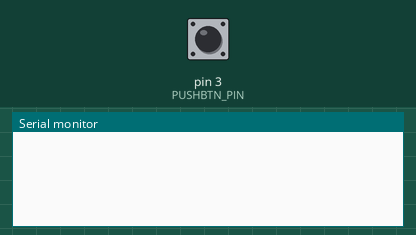
Recording of a sketch running on a simulated Arduino Uno, built with avr-gcc and run on an emulated ATmega328P. On the bench: the last lines printed to the serial monitor. Inputs (shaded band) come from the test bench; at power-on: pin 3 (PUSHBTN_PIN) LOW.

Above: at 1.2 s.
1.3 s: pin 3 (PUSHBTN_PIN) pulled HIGH for 0.15 s
At 1.43 s:
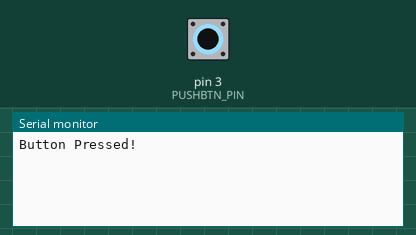
At 2.0 s:
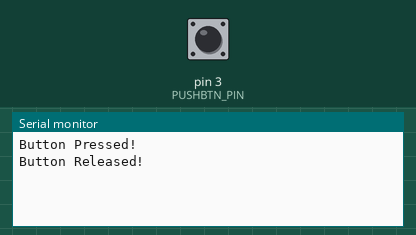

The sketch:

02-DebouncePushButton.ino
```cpp
/*
 * To avoid the bounce problem, we can stop to check for the state of the
 * component - button in this case - in a defined intervall (typically 30-50 ms)
 * in order to avoid pysical oscillations.
 */

#define PUSHBTN_PIN 3

unsigned long last_time_button_changes = millis();
unsigned long curr_time = 0;
unsigned long debounce_delay = 30; // [ms] - put this to 0 to see the bounce problem in monitor's logs

byte prev_state = LOW;

void setup() {
  Serial.begin(115200);

  pinMode(PUSHBTN_PIN, INPUT);
}

void loop() {
  curr_time = millis();

  if (curr_time - last_time_button_changes > debounce_delay) {
    byte curr_state = digitalRead(PUSHBTN_PIN);
    if (curr_state != prev_state) {
      // update debounce dealy time
      last_time_button_changes = curr_time;
      // do somethig with button pressing
      prev_state = curr_state;
      if(curr_state == HIGH) {
        Serial.println("Button Pressed!");
      } else {
        Serial.println("Button Released!");
      }
  }
  }


}
```

Measured:
- after the input at 1.3 s, the serial monitor: prints a new line at once (image 1)
